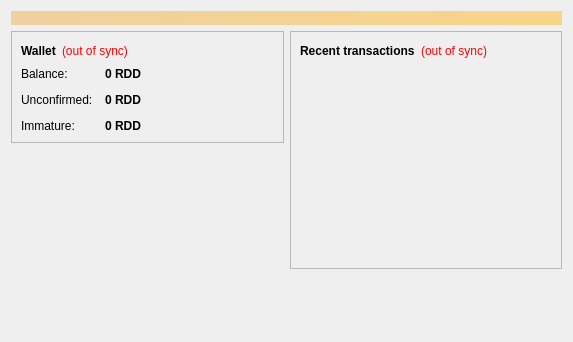
<?xml version="1.0" encoding="UTF-8"?>
<ui version="4.0">
 <class>OverviewPage</class>
 <widget class="QWidget" name="OverviewPage">
  <property name="geometry">
   <rect>
    <x>0</x>
    <y>0</y>
    <width>573</width>
    <height>342</height>
   </rect>
  </property>
  <property name="windowTitle">
   <string>Form</string>
  </property>
  <layout class="QVBoxLayout" name="topLayout">
   <item>
    <widget class="QLabel" name="labelAlerts">
     <property name="visible">
      <bool>false</bool>
     </property>
     <property name="styleSheet">
      <string notr="true">background-color: qlineargradient(x1: 0, y1: 0, x2: 1, y2: 0, stop:0 #F0D0A0, stop:1 #F8D488); color:#000000;</string>
     </property>
     <property name="wordWrap">
      <bool>true</bool>
     </property>
     <property name="margin">
      <number>3</number>
     </property>
    </widget>
   </item>
   <item>
    <layout class="QHBoxLayout" name="horizontalLayout" stretch="1,1">
     <item>
      <layout class="QVBoxLayout" name="verticalLayout_2">
       <item>
        <widget class="QFrame" name="frame">
         <property name="frameShape">
          <enum>QFrame::StyledPanel</enum>
         </property>
         <property name="frameShadow">
          <enum>QFrame::Raised</enum>
         </property>
         <layout class="QVBoxLayout" name="verticalLayout_4">
          <item>
           <layout class="QHBoxLayout" name="horizontalLayout_4">
            <item>
             <widget class="QLabel" name="label_5">
              <property name="font">
               <font>
                <weight>75</weight>
                <bold>true</bold>
               </font>
              </property>
              <property name="text">
               <string>Wallet</string>
              </property>
             </widget>
            </item>
            <item>
             <widget class="QLabel" name="labelWalletStatus">
              <property name="toolTip">
               <string>The displayed information may be out of date. Your wallet automatically synchronizes with the Reddcoin network after a connection is established, but this process has not completed yet.</string>
              </property>
              <property name="styleSheet">
               <string notr="true">QLabel { color: red; }</string>
              </property>
              <property name="text">
               <string notr="true">(out of sync)</string>
              </property>
              <property name="alignment">
               <set>Qt::AlignLeading|Qt::AlignLeft|Qt::AlignVCenter</set>
              </property>
             </widget>
            </item>
            <item>
             <spacer name="horizontalSpacer_2">
              <property name="orientation">
               <enum>Qt::Horizontal</enum>
              </property>
              <property name="sizeHint" stdset="0">
               <size>
                <width>40</width>
                <height>20</height>
               </size>
              </property>
             </spacer>
            </item>
           </layout>
          </item>
          <item>
           <layout class="QFormLayout" name="formLayout_2">
            <property name="fieldGrowthPolicy">
             <enum>QFormLayout::AllNonFixedFieldsGrow</enum>
            </property>
            <property name="horizontalSpacing">
             <number>12</number>
            </property>
            <property name="verticalSpacing">
             <number>12</number>
            </property>
            <item row="0" column="0">
             <widget class="QLabel" name="label">
              <property name="text">
               <string>Balance:</string>
              </property>
             </widget>
            </item>
            <item row="0" column="1">
             <widget class="QLabel" name="labelBalance">
              <property name="font">
               <font>
                <weight>75</weight>
                <bold>true</bold>
               </font>
              </property>
              <property name="cursor">
               <cursorShape>IBeamCursor</cursorShape>
              </property>
              <property name="toolTip">
               <string>Your current balance</string>
              </property>
              <property name="text">
               <string notr="true">0 RDD</string>
              </property>
              <property name="textInteractionFlags">
               <set>Qt::LinksAccessibleByMouse|Qt::TextSelectableByKeyboard|Qt::TextSelectableByMouse</set>
              </property>
             </widget>
            </item>
            <item row="1" column="0">
             <widget class="QLabel" name="label_3">
              <property name="text">
               <string>Unconfirmed:</string>
              </property>
             </widget>
            </item>
            <item row="1" column="1">
             <widget class="QLabel" name="labelUnconfirmed">
              <property name="font">
               <font>
                <weight>75</weight>
                <bold>true</bold>
               </font>
              </property>
              <property name="cursor">
               <cursorShape>IBeamCursor</cursorShape>
              </property>
              <property name="toolTip">
               <string>Total of transactions that have yet to be confirmed, and do not yet count toward the current balance</string>
              </property>
              <property name="text">
               <string notr="true">0 RDD</string>
              </property>
              <property name="textInteractionFlags">
               <set>Qt::LinksAccessibleByMouse|Qt::TextSelectableByKeyboard|Qt::TextSelectableByMouse</set>
              </property>
             </widget>
            </item>
            <item row="2" column="0">
             <widget class="QLabel" name="labelImmatureText">
              <property name="text">
               <string>Immature:</string>
              </property>
             </widget>
            </item>
            <item row="2" column="1">
             <widget class="QLabel" name="labelImmature">
              <property name="font">
               <font>
                <weight>75</weight>
                <bold>true</bold>
               </font>
              </property>
              <property name="toolTip">
               <string>Mined balance that has not yet matured</string>
              </property>
              <property name="text">
               <string notr="true">0 RDD</string>
              </property>
              <property name="textInteractionFlags">
               <set>Qt::LinksAccessibleByMouse|Qt::TextSelectableByKeyboard|Qt::TextSelectableByMouse</set>
              </property>
             </widget>
            </item>
           </layout>
          </item>
         </layout>
        </widget>
       </item>
       <item>
        <spacer name="verticalSpacer">
         <property name="orientation">
          <enum>Qt::Vertical</enum>
         </property>
         <property name="sizeHint" stdset="0">
          <size>
           <width>20</width>
           <height>40</height>
          </size>
         </property>
        </spacer>
       </item>
       <item>
        <widget class="QLabel" name="label_wallet_bgcoin">
         <property name="text">
          <string/>
         </property>
         <property name="pixmap">
          <pixmap resource="../bitcoin.qrc">:/images/wallet_bgcoin</pixmap>
         </property>
         <property name="scaledContents">
          <bool>false</bool>
         </property>
         <property name="alignment">
          <set>Qt::AlignCenter</set>
         </property>
         <property name="margin">
          <number>-2</number>
         </property>
        </widget>
       </item>
       <item>
        <widget class="QLabel" name="label_6">
         <property name="text">
          <string/>
         </property>
        </widget>
       </item>
      </layout>
     </item>
     <item>
      <layout class="QVBoxLayout" name="verticalLayout_3">
       <item>
        <widget class="QFrame" name="frame_2">
         <property name="frameShape">
          <enum>QFrame::StyledPanel</enum>
         </property>
         <property name="frameShadow">
          <enum>QFrame::Raised</enum>
         </property>
         <layout class="QVBoxLayout" name="verticalLayout">
          <item>
           <layout class="QHBoxLayout" name="horizontalLayout_2">
            <item>
             <widget class="QLabel" name="label_4">
              <property name="text">
               <string>&lt;b&gt;Recent transactions&lt;/b&gt;</string>
              </property>
             </widget>
            </item>
            <item>
             <widget class="QLabel" name="labelTransactionsStatus">
              <property name="toolTip">
               <string>The displayed information may be out of date. Your wallet automatically synchronizes with the Reddcoin network after a connection is established, but this process has not completed yet.</string>
              </property>
              <property name="styleSheet">
               <string notr="true">QLabel { color: red; }</string>
              </property>
              <property name="text">
               <string notr="true">(out of sync)</string>
              </property>
              <property name="alignment">
               <set>Qt::AlignRight|Qt::AlignTrailing|Qt::AlignVCenter</set>
              </property>
             </widget>
            </item>
            <item>
             <spacer name="horizontalSpacer">
              <property name="orientation">
               <enum>Qt::Horizontal</enum>
              </property>
              <property name="sizeHint" stdset="0">
               <size>
                <width>40</width>
                <height>20</height>
               </size>
              </property>
             </spacer>
            </item>
           </layout>
          </item>
          <item>
           <widget class="QListView" name="listTransactions">
            <property name="styleSheet">
             <string notr="true">QListView { background: transparent; }</string>
            </property>
            <property name="frameShape">
             <enum>QFrame::NoFrame</enum>
            </property>
            <property name="verticalScrollBarPolicy">
             <enum>Qt::ScrollBarAlwaysOff</enum>
            </property>
            <property name="horizontalScrollBarPolicy">
             <enum>Qt::ScrollBarAlwaysOff</enum>
            </property>
            <property name="selectionMode">
             <enum>QAbstractItemView::NoSelection</enum>
            </property>
           </widget>
          </item>
         </layout>
        </widget>
       </item>
       <item>
        <spacer name="verticalSpacer_2">
         <property name="orientation">
          <enum>Qt::Vertical</enum>
         </property>
         <property name="sizeHint" stdset="0">
          <size>
           <width>20</width>
           <height>40</height>
          </size>
         </property>
        </spacer>
       </item>
      </layout>
     </item>
    </layout>
   </item>
  </layout>
 </widget>
 <resources/>
 <connections/>
</ui>
